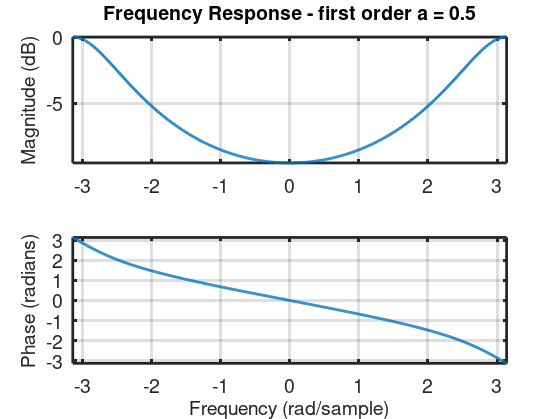

MATLAB code to generate this figure:
clear all; close all;

a = 1/2;
w = -pi:0.01:pi;

H = a./(exp(j*w) + a);

% Create a nice FR plot 
hFig = figure();
%set(hFig, 'Visible', 'off');
hold on;

subplot(2,1,1);
hm = plot(w,20*log10(abs(H)));
grid on;
axis tight;
%axis([-pi, pi, -20, 5]);
hTitle  = title ('Frequency Response - first order a = 0.5');
hYLabel1 = ylabel('Magnitude (dB)');
set(gca, 'FontSize', 14, 'YTick', -20:5:5, 'LineWidth', 2);
subplot(2,1,2);
hp = plot(w,unwrap(angle(H)));
grid on;
axis tight;
%axis([-pi, pi, -pi, pi]);
hYLabel2 = ylabel('Phase (radians)');
hXLabel = xlabel('Frequency (rad/sample)');
set(gca, 'FontSize', 14, 'LineWidth', 2);

set(hm, 'linewidth', 2);
set(hp, 'linewidth', 2);

set([hXLabel, hYLabel1, hYLabel2]  , ...
     'FontSize'   , 14          );
set( hTitle                    , ...
     'FontSize'   , 14          , ...
     'FontWeight' , 'bold'      );


set(gcf, 'PaperPositionMode', 'auto');
print -dpng lecture25_1.png
